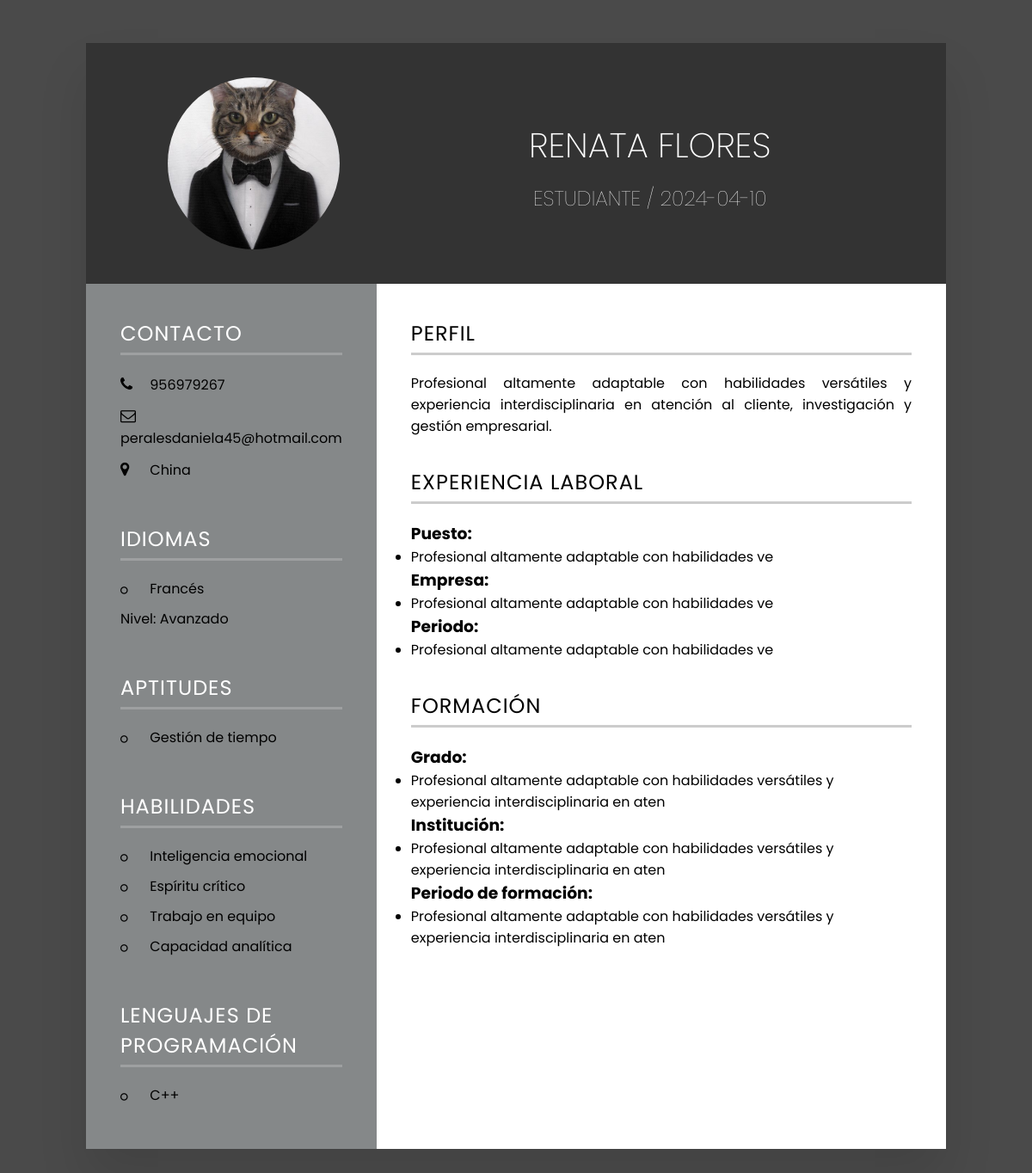
The app's page /archivo_principal.php with its own data.
### tables this page shows
CREATE TABLE `experiencia_laboral` (
  `puesto` varchar(200) NOT NULL,
  `empresa` varchar(200) NOT NULL,
  `periodo` varchar(200) NOT NULL,
  `fecha_registro` datetime NOT NULL DEFAULT current_timestamp()
);

### archivo_principal.php (the view, shortened to what this page needs)
<?php
$conex = mysqli_connect("localhost", "root", "", "formulario");
$query = "SELECT * FROM datos ORDER BY fecha_registro DESC LIMIT 1";
$query1 = "SELECT * FROM experiencia_laboral ORDER BY fecha_registro DESC LIMIT 1";
$query2 = "SELECT * FROM formacion_academica ORDER BY fecha_registro DESC LIMIT 1";
$resultado = mysqli_query($conex, $query);
$resultado1 = mysqli_query($conex, $query1);
$resultado2 = mysqli_query($conex, $query2);
if ($resultado && mysqli_num_rows($resultado) > 0) {
    $fila = mysqli_fetch_assoc($resultado);
    $nombre = $fila['nombre'];
    $fecha = $fila['fecha'];
    $ocupacion = $fila['ocupacion'];
    $telefono = $fila['telefono'];
    $correo = $fila['correo'];
    $lugar = $fila['lugar'];
    $nivel = $fila['nivel'];
    $idiomas = explode(", ", $fila['idiomas']);
    $aptitudes = explode(", ", $fila['aptitudes']);
    $habilidades = explode(", ", $fila['habilidades']);
    $lenguajes = explode(", ", $fila['lenguajes']);
    $perfil = $fila['perfil'];
} else {
    echo "No se encontraron datos del usuario.";
}
if ($resultado1 && mysqli_num_rows($resultado1) > 0) {
    $fila = mysqli_fetch_assoc($resultado1);
    $puesto = $fila['puesto'];
    $empresa = $fila['empresa'];
    $periodo = $fila['periodo'];
} else {
    echo "No se encontraron datos del usuario.";
}
if ($resultado2 && mysqli_num_rows($resultado2) > 0) {
    $fila = mysqli_fetch_assoc($resultado2);
    $grado = $fila['grado'];
    $institucion = $fila['institucion'];
    $periodo_formacion = $fila['periodo_formacion'];
} else {
    echo "No se encontraron datos del usuario.";
}
?>
<!DOCTYPE html>
<html>
<head>
    <link rel="stylesheet" href="https://cdnjs.cloudflare.com/ajax/libs/font-awesome/4.7.0/css/font-awesome.css"/>
    <link rel="stylesheet" type="text/css" href="style.css">
</head>
<body>
    <div class="container">
        <div class="top_side">
            <div class="profileText">
                <div class="imgBx">
                    <img src="img.jpg">
                </div>
                <h2><?php echo $nombre; ?><br><span><?php echo $ocupacion; ?> / <?php echo $fecha; ?></span></h2>
            </div>
        </div>
        <div class="left_Side">
            <div class="contactInfo">
                <h3 class="title">Contacto</h3>
                <ul>
                    <li>
                        <span class="icon"><i class="fa fa-phone" aria-hidden="true"></i></span>
                        <span class="text"><?php echo $telefono; ?></span>
                    </li>
                    <li>
                        <span class="icon"><i class="fa fa-envelope-o" aria-hidden="true"></i></span>
                        <span class="text"><?php echo $correo; ?></span>
                    </li>
                    <li>
                        <span class="icon"><i class="fa fa-map-marker" aria-hidden="true"></i></span>
                        <span class="text"><?php echo $lugar; ?></span>
                    </li>
                </ul>
            </div>
            <div class="languages">
                <h3 class="title">Idiomas</h3>
                <ul>
                    <?php
                        foreach($idiomas as $idioma){
                            echo "<li>
                                <span class=\"icon\"><i class=\"fa fa-circle-o\" aria-hidden=\"true\"></i></span>
                                <span class=\"text\">$idioma</span>
                            </li>";
                        }
                    ?>
                    <li>
                        <span class="text">Nivel: <?php echo $nivel; ?></span>
                    </li>
                </ul>
            </div>
            <div class="aptitudes">
                <h3 class="title">Aptitudes</h3>
                <ul>
                    <?php
                        foreach($aptitudes as $aptitud){
                            echo "<li>
                                <span class=\"icon\"><i class=\"fa fa-circle-o\" aria-hidden=\"true\"></i></span>
                                <span class=\"text\">$aptitud</span>
                            </li>";
                        }
                    ?>
                </ul>
            </div>
            <div class="skills">
                <h3 class="title">Habilidades</h3>
                <ul>
                    <?php
                        foreach($habilidades as $habilidad){
                            echo "<li>
                                <span class=\"icon\"><i class=\"fa fa-circle-o\" aria-hidden=\"true\"></i></span>
                                <span class=\"text\">$habilidad</span>
                            </li>";
                        }
                    ?>
                </ul>
            </div>
            <div class="others">
                <h3 class="title">Lenguajes de programación</h3>
                <ul>
                    <?php
                        foreach($lenguajes as $lenguaje){
                            echo "<li>
                                <span class=\"icon\"><i class=\"fa fa-circle-o\" aria-hidden=\"true\"></i></span>
                                <span class=\"text\">$lenguaje</span>
                            </li>";
                        }
                    ?>
                </ul>
            </div>
        </div>
        <div class="right_Side">
            <div class="profile">
                <h3 class="title_1">Perfil</h3>
                <p class="texto-justificado"><?php echo $perfil; ?></p>
            </div>
            <div class="workExperience">
                <h3 class="title_1"><br>Experiencia laboral</h3>
                <div class="job">
                    <h3>Puesto:</h3>
                    <ul>
                        <li><?php echo $puesto; ?></li>
                    </ul>
                </div>
                <div class="job">
                    <h3>Empresa:</h3>
                    <ul>
                        <li><?php echo $empresa; ?></li>
                    </ul>
                </div>
                <div class="job">
                    <h3>Periodo:</h3>
                    <ul>
                        <li><?php echo $periodo; ?></li>
                    </ul>
                </div>
            </div>
            <div class="training">
                <h3 class="title_1"><br>Formación</h3>
                <div class="job">
                    <h3>Grado:</h3>
                    <ul>
                        <li><?php echo $grado; ?></li>
                    </ul>
                </div>
                <div class="job">
                    <h3>Institución:</h3>
                    <ul>
                        <li><?php echo $institucion; ?></li>
                    </ul>
                </div>
                <div class="job">
                    <h3>Periodo de formación:</h3>
                    <ul>
                        <li><?php echo $periodo_formacion; ?></li>
                    </ul>
                </div>
            </div>
        </div>
    </div>
</body>
</html>

### style.css (style rules this page uses)
* { margin: 0; padding: 0; box-sizing: border-box; font-family: 'Poppins',sans-serif; }
body { background: rgb(74, 74, 74); display: flex; justify-content: center; align-items: center; min-height: 100vh; }
.container { position: relative; width: 100%; max-width: 1000px; min-height: 1000px; background: #fff; margin: 50px; display: grid; grid-template-columns: 1fr 2fr; box-shadow: 0 35px 55px rgba(0, 0, 0, 0.1); }
.container .left_Side { position: relative; background: #858889; padding: 40px; grid-column: 1; }
.container .top_side { position: relative; background: #333; padding: 40px; grid-column: span 2; text-align: center; color: #fff; }
.profileText { position: relative; display: flex; flex-direction: row; align-items: center; }
.profileText .imgBx { position: relative; width: 200px; height: 200px; border-radius: 50%; overflow: hidden; margin-left: 55px; }
.profileText .imgBx img { position: absolute; top: 0; left: 0; width: 100%; height: 100%; object-fit: cover; }
.profileText h2 { color: #fff; font-size: 2.5em; margin-top: 20px; margin-left: 220px; text-transform: uppercase; text-align: center; font-weight: 200; line-height: 1.4em; }
.profileText h2 span { font-size: 0.6em; font-weight: 70; }
.title { font-size: 24px; color: #fff; text-transform: uppercase; font-weight: 400; letter-spacing: 1px; margin-bottom: 20px; padding-bottom: 5px; border-bottom: 3px solid rgba(255, 255, 255, 0.2); }
.contactInfo ul { position: relative; }
.contactInfo ul li { position: relative; list-style: none; margin: 10px 0; cursor: pointer; }
.contactInfo ul li .icon { display: inline-block; width: 30px; font-size: 18px; color: #000000; }
.languages { padding-top: 40px; }
.languages ul { position: relative; }
.languages ul li { position: relative; list-style: none; margin: 10px 0; }
.languages ul li .icon { display: inline-block; width: 30px; font-size: 10px; color: #000000; }
.aptitudes { padding-top: 40px; }
.aptitudes ul { position: relative; }
.aptitudes ul li { position: relative; list-style: none; margin: 10px 0; }
.aptitudes ul li .icon { display: inline-block; width: 30px; font-size: 10px; color: #000000; }
.skills { padding-top: 40px; }
.skills ul { position: relative; }
.skills ul li { position: relative; list-style: none; margin: 10px 0; }
.skills ul li .icon { display: inline-block; width: 30px; font-size: 10px; color: #000000; }
.others { padding-top: 40px; }
.others ul { position: relative; }
.others ul li { position: relative; list-style: none; margin: 10px 0; }
.others ul li .icon { display: inline-block; width: 30px; font-size: 10px; color: #000000; }
.container .right_Side { position: relative; background: #fff; padding: 40px; grid-column: 2; }
.title_1 { font-size: 24px; color: #000000; text-transform: uppercase; font-weight: 400; letter-spacing: 1px; margin-bottom: 20px; padding-bottom: 5px; border-bottom: 3px solid rgba(0, 0, 0, 0.2); }
.texto-justificado { text-align: justify; }

### records on screen
experiencia_laboral: puesto "Profesional altamente adaptable con habilidades ve", empresa "Profesional altamente adaptable con habilidades ve", periodo "Profesional altamente adaptable con habilidades ve"

### other values on screen
$nombre "RENATA FLORES"
$ocupacion "ESTUDIANTE"
$fecha "2024-04-10"
$telefono "956979267"
$correo "peralesdaniela45@hotmail.com"
$lugar "China"
$idioma "Francés"
$nivel "Avanzado"
$aptitud "Gestión de tiempo"
$habilidad "Inteligencia emocional"
$habilidad "Espíritu crítico"
$habilidad "Trabajo en equipo"
$habilidad "Capacidad analítica"
$lenguaje "C++"
$perfil "Profesional altamente adaptable con habilidades versátiles y experiencia interdisciplinaria en atención al cliente, investigación y gestión empresarial."
